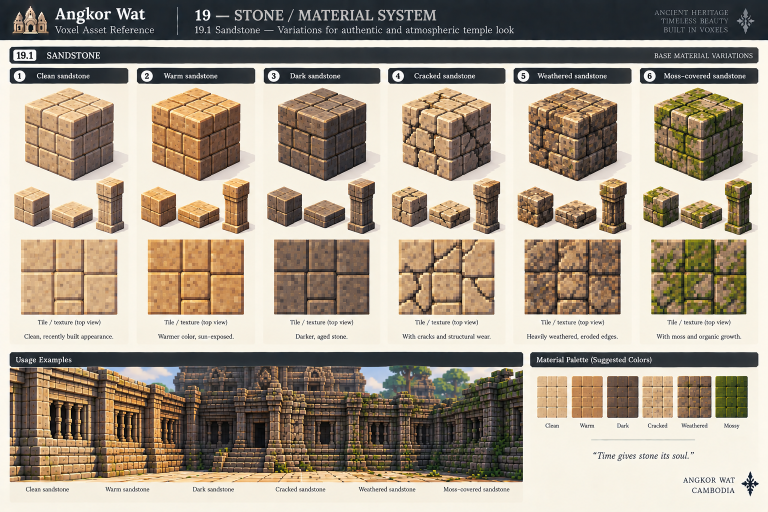
#> input picture assets/angkor detail/section 19/85D8F367-EBB2-45B5-94C0-E9ED5A7CE350.PNG, 1536 x 1024 px (shown at 1/2 size)
$ python sheet-dots.py '../../assets/angkor detail/section 19/85D8F367-EBB2-45B5-94C0-E9ED5A7CE350.PNG'
#> lines starting #> are read from the running program, lines starting #| are printed output that depends on the picture
"""Cut the stone dots of the §19.1 sheet into the sandstone detail texture
(src/voxel/sheetDots.ts). Needs Pillow: pip install pillow.

  python3 docs/kit-work/sheet-dots.py [--preview out.png]

Twelve stone faces (four from each of the clean, warm and dark "Tile / texture
(top view)" squares), each 52 sheet pixels cut well inside its rim and shrunk
to 12 x 12 texels (a 0.5 m stone face at 24 texels per metre, about the
sheet's dot size). Each face keeps only its dots: it is divided by its own
blurred self in linear light, mostly as brightness (a little of the dots' own
tint stays), and scaled to one common contrast. So the texture holds ratios
around 1, the block's colour (its palette tone) stays in charge of the hue and
the `grain` of the family sets how strong the dots are.
"""
import base64, os, sys
from PIL import Image, ImageFilter

ROOT = os.path.abspath(os.path.join(os.path.dirname(__file__), '..', '..'))
SHEET = os.path.join(ROOT, 'assets', 'angkor detail', 'section 19', '85D8F367-EBB2-45B5-94C0-E9ED5A7CE350.PNG')
OUT = os.path.join(ROOT, 'src', 'voxel', 'sheetDots.ts')
N = 12  # texels per stone face
CUT = 52  # sheet pixels per stone face
# Tile squares of the clean, warm and dark cards (their top-left corners).
TILES = [(38, 475), (291, 475), (544, 478)]
# Stone faces inside a tile: the four big stones, clear of their rims.
FACES = [(10, 7), (136, 9), (9, 82), (137, 86)]
LO, HI = 0.4, 1.6  # stored ratio range
TINT = 0.35  # share of each dot's own tint kept (0 = grey dots)
STD = 0.15  # brightness spread of every face (sheet: 0.09 clean tile … 0.19 cube faces)

def lin(v):
    v /= 255
    return v / 12.92 if v <= 0.04045 else ((v + 0.055) / 1.055) ** 2.4

sheet = Image.open(SHEET).convert('RGB')
#> sheet is the input picture: PIL image 1536x1024 RGB; mean R, G, B 164.6, 152.6, 136.4
faces = []
for tx, ty in TILES:
    for fx, fy in FACES:
        x, y = tx + fx, ty + fy
        faces.append(sheet.crop((x, y, x + CUT, y + CUT)).resize((N, N), Image.BOX))
#> after the loop, faces = 12 items
cols = 4
rows = len(faces) // cols
#> rows = 3
W, H = cols * N, rows * N
#> W = 48; H = 36
data = bytearray(W * H * 3)
preview = Image.new('RGB', (W, H))
#> preview: PIL image 48x36 RGB; every value is 0
for n, face in enumerate(faces):
    px = [[lin(c) for c in face.getpixel((i, j))] for j in range(N) for i in range(N)]
    # Smooth shading of the face (a blur a third of its size) in linear light.
    blur = face.filter(ImageFilter.GaussianBlur(N / 3))
    sm = [[lin(c) for c in blur.getpixel((i, j))] for j in range(N) for i in range(N)]
    ratio = [[p[c] / max(s[c], 1e-4) for c in range(3)] for p, s in zip(px, sm)]
    mean = [sum(r[c] for r in ratio) / len(ratio) for c in range(3)]
    ratio = [[r[c] / mean[c] for c in range(3)] for r in ratio]
    # Mostly brightness: each channel leans to the texel's mean ratio.
    ratio = [[TINT * r[c] + (1 - TINT) * sum(r) / 3 for c in range(3)] for r in ratio]
    lum = [sum(r) / 3 for r in ratio]
    std = (sum((l - 1) ** 2 for l in lum) / len(lum)) ** 0.5
    ratio = [[1 + (r[c] - 1) * STD / std for c in range(3)] for r in ratio]
    mean = [1, 1, 1]
    ox, oy = (n % cols) * N, (n // cols) * N
    for k, r in enumerate(ratio):
        i, j = k % N, k // N
        o = ((oy + j) * W + ox + i) * 3
        for c in range(3):
            v = min(HI, max(LO, r[c] / mean[c]))
            data[o + c] = round((v - LO) / (HI - LO) * 255)
        preview.putpixel((ox + i, oy + j), tuple(min(255, round(r[c] / mean[c] * 160)) for c in range(3)))
#> this loop made 12 passes
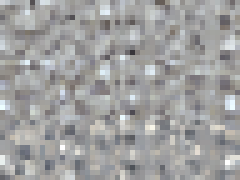
#> preview: PIL image 48x36 RGB (shown 5 times larger); mean R, G, B 160, 160, 160

with open(OUT, 'w') as f:
    f.write('// Generated by docs/kit-work/sheet-dots.py from the §19.1 sheet — do not edit.\n')
    f.write('/** Sandstone detail: brightness ratios (RGB, stored as lo + (hi − lo) · byte / 255) of twelve stone faces of 12 × 12 texels. */\n')
    f.write(f"export const SHEET_DOTS = {{ width: {W}, height: {H}, texels: {N}, lo: {LO}, hi: {HI}, rgb: '{base64.b64encode(bytes(data)).decode()}' }};\n")
if '--preview' in sys.argv:
    preview.resize((W * 12, H * 12), Image.NEAREST).save(sys.argv[sys.argv.index('--preview') + 1])
print(f'{OUT}: {W} x {H} texels')
#| src/voxel/sheetDots.ts: 48 x 36 texels

$ run again, with assets/angkor detail/section 19/DC8CFA59-53FC-45C2-9C62-F650EC8907C8.PNG copied over assets/angkor detail/section 19/85D8F367-EBB2-45B5-94C0-E9ED5A7CE350.PNG
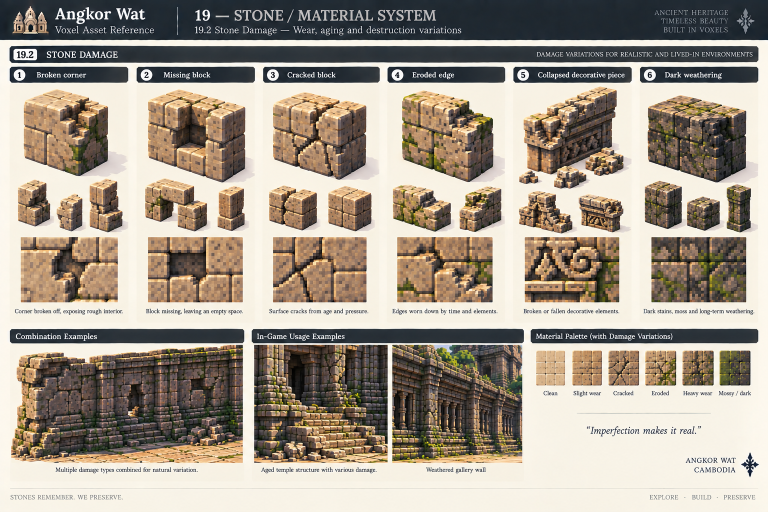
#> input picture assets/angkor detail/section 19/DC8CFA59-53FC-45C2-9C62-F650EC8907C8.PNG, 1536 x 1024 px (shown at 1/2 size)
#> sheet is the input picture: PIL image 1536x1024 RGB; mean R, G, B 164.4, 154.5, 141.1
#> after the loop `for tx, ty in TILES:`: faces = 12 items
#> rows = 3
#> W = 48; H = 36
#> the loop `for n, face in enumerate(faces):` made 12 passes
#> after the loop `for n, face in enumerate(faces):`:
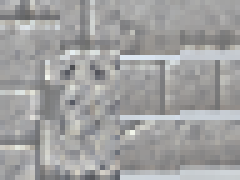
#> preview: PIL image 48x36 RGB (shown 5 times larger); mean R, G, B 160, 160, 160
#| src/voxel/sheetDots.ts: 48 x 36 texels
